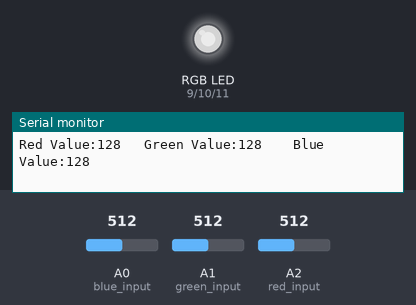
Bench run of a sketch on a simulated Arduino Uno, built with avr-gcc and run on an emulated ATmega328P. Parts: an RGB LED mixed from three pins (HIGH = lit), the last lines printed to the serial monitor. Inputs (shaded band) come from the test bench; at power-on: A0 (blue_input) = 512, A1 (green_input) = 512, A2 (red_input) = 512. Dim RGB values are drawn brighter than linear.

Above: at 1.2 s.
1.3 s: A0 (blue_input) set to 412
At 2.0 s:
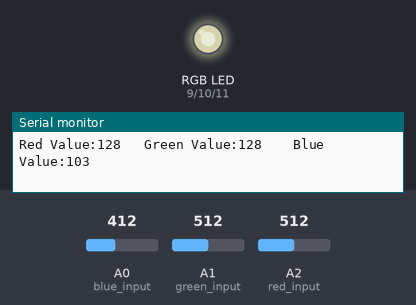
2.8 s: A0 (blue_input) set to 384
At 3.7 s:
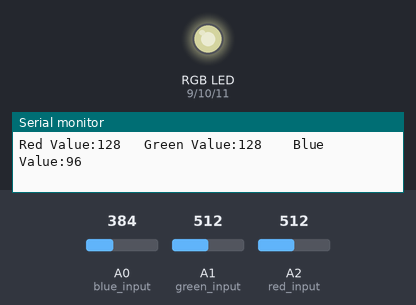
5.8 s: A1 (green_input) set to 408
At 6.5 s:
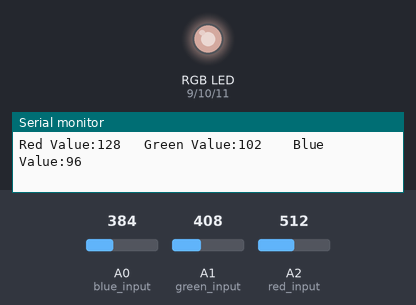
8.8 s: A1 (green_input) set to 392
At 9.2 s:
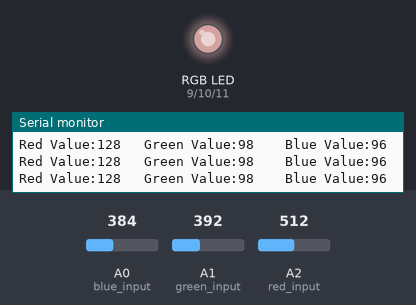
10.3 s: A2 (red_input) set to 412
At 11.5 s:
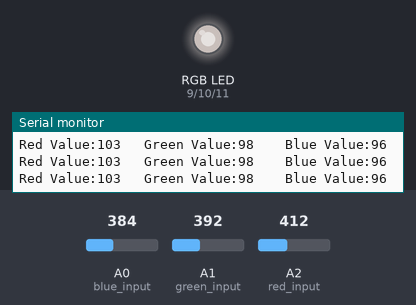
11.8 s: A2 (red_input) set to 388
At 13.2 s:
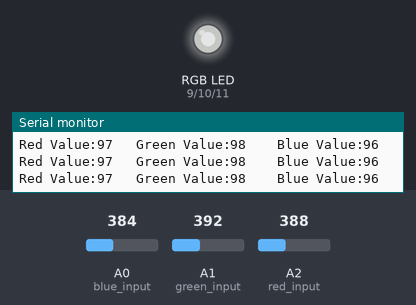
Timing chart, 0 to 14.8 s (numbered marks = the images above; inputs shaded):
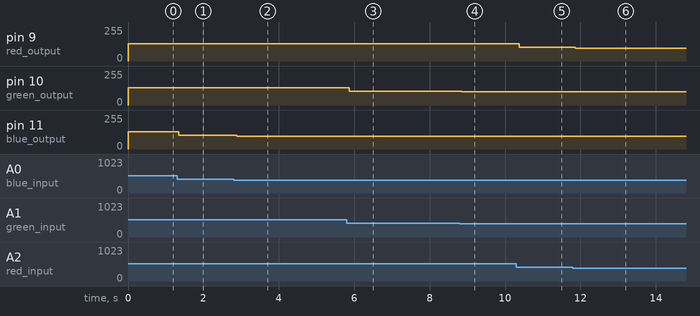

Measured:
- after the input at 1.3 s, pin 11 (blue_output): 128/255 → 103/255 at once
- after the input at 2.8 s, pin 11 (blue_output): 103/255 → 96/255 after 0.09 s
- after the input at 5.8 s, pin 10 (green_output): 128/255 → 102/255 after 0.07 s
- after the input at 8.8 s, pin 10 (green_output): 102/255 → 98/255 after 0.05 s
- after the input at 10.3 s, pin 9 (red_output): 128/255 → 103/255 after 0.08 s
- after the input at 11.8 s, pin 9 (red_output): 103/255 → 97/255 after 0.06 s

The sketch:

ControllableRGB.ino
```cpp
int red_input = A2;
int green_input = A1;
int blue_input = A0;

int red_output = 9;
int green_output = 10;
int blue_output = 11;

int red_value = 0;
int green_value = 0;
int blue_value = 0;

void setup() {
  Serial.begin(9600);

  for(int i = 9; i < 12; i++){
    pinMode(i, OUTPUT);
    digitalWrite(i, LOW);
  }
}

void loop() {
  red_value = analogRead(red_input) / 4;
  delay(5);
  green_value = analogRead(green_input) / 4;
  delay(5);
  blue_value = analogRead(blue_input) / 4;

  Serial.print("Red Value:");
  Serial.print(red_value);
  Serial.print("\t Green Value:");
  Serial.print(green_value);
  Serial.print(" \t Blue Value:");
  Serial.print(blue_value);
  Serial.print("\n");

  analogWrite(red_output, red_value);
  analogWrite(green_output, green_value);
  analogWrite(blue_output, blue_value);

}
```
